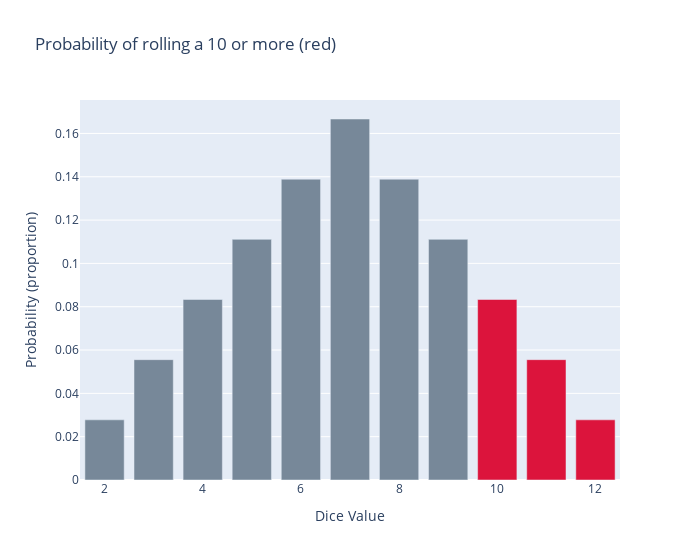

Notebook source saved alongside this figure:
### Code cell
# Generate bar colors
colors = ['lightslategray',] * 11
colors[8] = 'crimson'
colors[9] = 'crimson'
colors[10] = 'crimson'


# Create a bar chart of the value counts
fig = graph_objects.Figure(
    graph_objects.Bar(
        x=numpy.arange(2,13),
        y=numpy.array([1,2,3,4,5,6,5,4,3,2,1]) / 36,
        marker_color=colors
    )
)

# Update the layout to improve readability
fig.update_layout(
    title='Probability of rolling a 10 or more (red)',
    xaxis_title='Dice Value',
    yaxis_title='Probability (proportion)',
    width=700
)

### Figure 1 — Plotly figure (JSON) as saved in the notebook; plotly's stock layout.template omitted (floating-point values rounded to 4 significant figures)
{"data": [{"marker": {"color": ["lightslategray", "lightslategray", "lightslategray", "lightslategray", "lightslategray", "lightslategray", "lightslategray", "lightslategray", "crimson", "crimson", "crimson"]}, "type": "bar", "x": [2, 3, 4, 5, 6, 7, 8, 9, 10, 11, 12], "y": [0.02778, 0.05556, 0.08333, 0.1111, 0.1389, 0.1667, 0.1389, 0.1111, 0.08333, 0.05556, 0.02778]}], "layout": {"title": {"text": "Probability of rolling a 10 or more (red)"}, "width": 700, "xaxis": {"title": {"text": "Dice Value"}}, "yaxis": {"title": {"text": "Probability (proportion)"}}}}
